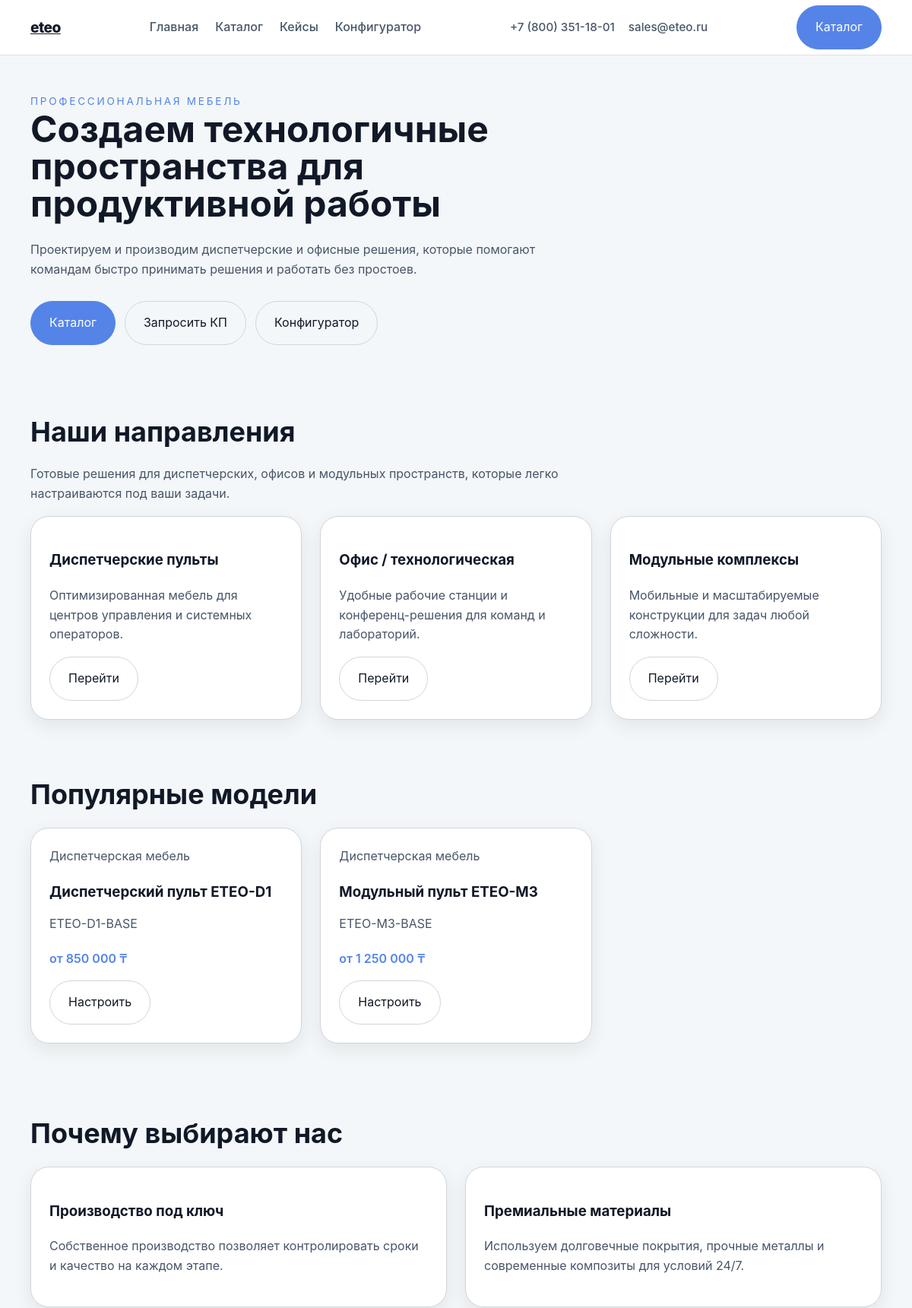
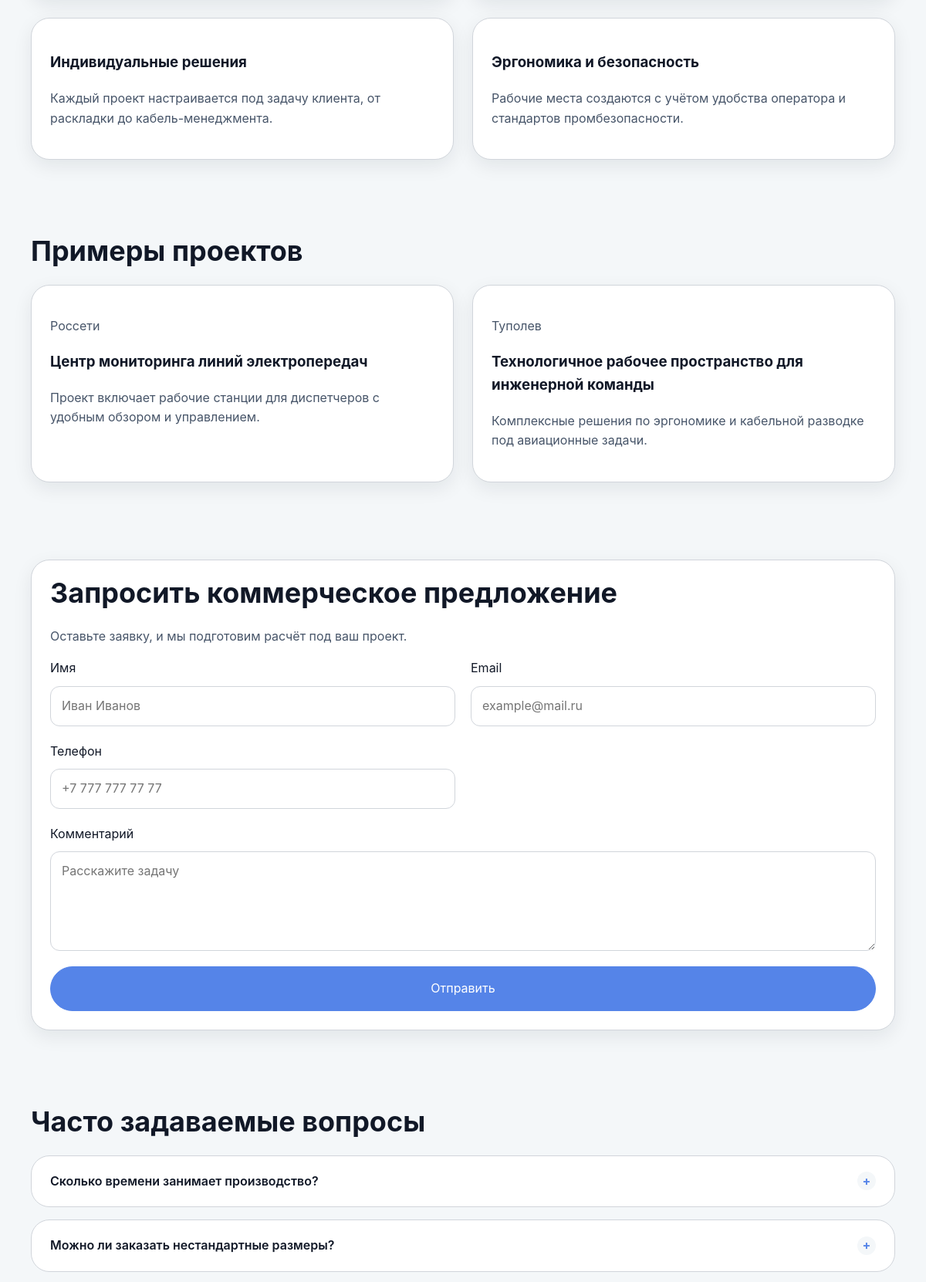
The page / (upper part) on the database its author committed (2 pictures, top to bottom).
### tables this page shows
CREATE TABLE IF NOT EXISTS products (
    id              INT UNSIGNED      NOT NULL AUTO_INCREMENT,
    category_id     INT UNSIGNED      NOT NULL,
    name_ru         VARCHAR(300)      NOT NULL COMMENT 'Наименование (RU)',
    name_kk         VARCHAR(300)      NOT NULL COMMENT 'Наименование (KK)',
    description_ru  TEXT                       COMMENT 'Полное описание (RU)',
    description_kk  TEXT                       COMMENT 'Полное описание (KK)',
    base_price      DECIMAL(12, 2)    NOT NULL DEFAULT 0.00
                    COMMENT 'Базовая цена базовой конфигурации, тенге',
    image_preview   VARCHAR(500)               COMMENT 'Путь к превью-изображению',
    active          TINYINT(1)        NOT NULL DEFAULT 1
                    COMMENT '1 — опубликован, 0 — скрыт',
    sku             VARCHAR(100)      NOT NULL COMMENT 'Артикул (Stock Keeping Unit)',
    created_at      DATETIME          NOT NULL DEFAULT CURRENT_TIMESTAMP,

    PRIMARY KEY (id),
    UNIQUE KEY uq_products_sku (sku),
    INDEX idx_products_category (category_id),
    INDEX idx_products_active  (active),
    CONSTRAINT fk_products_category
        FOREIGN KEY (category_id)
        REFERENCES categories (id)
        ON UPDATE CASCADE
        ON DELETE RESTRICT    
);

CREATE TABLE IF NOT EXISTS categories (
    id       INT UNSIGNED  NOT NULL AUTO_INCREMENT,
    name_ru  VARCHAR(200)  NOT NULL COMMENT 'Название на русском',
    name_kk  VARCHAR(200)  NOT NULL COMMENT 'Название на казахском',
    slug     VARCHAR(220)  NOT NULL COMMENT 'URL-совместимый идентификатор (латиница)',

    PRIMARY KEY (id),
    UNIQUE KEY uq_categories_slug (slug),
    INDEX idx_categories_name_ru (name_ru)
);

### includes/view.php (called while the page is built, shortened)
<?php
require_once __DIR__ . '/../views/helpers.php';
function render(string $view, array $data = [], array $layout = []): void
{
    $viewFile = __DIR__ . '/../views/' . ltrim($view, '/\\') . '.php';
    extract($data, EXTR_SKIP);
    require $viewFile;
    require __DIR__ . '/../views/layouts/main.php';
}

### config/Database.php (called while the page is built, shortened)
<?php
final class Database
{
    private static ?PDO $instance = null;
    public static function getInstance(): PDO
    {
        if (self::$instance === null) {
            $config = require __DIR__ . '/config.php';
            $db     = $config['database'];
            $dsn = sprintf(
                'mysql:host=%s;port=%d;dbname=%s;charset=utf8mb4',
                $db['host'],
                $db['port'],
                $db['name']
            );
            $options = [
                PDO::ATTR_ERRMODE            => PDO::ERRMODE_EXCEPTION,
                PDO::ATTR_DEFAULT_FETCH_MODE => PDO::FETCH_ASSOC,
                PDO::ATTR_EMULATE_PREPARES   => false,
                (defined('Pdo\Mysql::ATTR_INIT_COMMAND')
                    ? \Pdo\Mysql::ATTR_INIT_COMMAND
                    : PDO::MYSQL_ATTR_INIT_COMMAND) => "SET NAMES utf8mb4 COLLATE utf8mb4_unicode_ci",
            ];
            try {
                self::$instance = new PDO($dsn, $db['user'], $db['password'], $options);
            } catch (PDOException $e) {
                throw new RuntimeException(
                    'Ошибка подключения к базе данных. Обратитесь к администратору.',
                    500,
                    $e
                );
            }
        }
        return self::$instance;
    }
}

### controllers/ProductController.php (called while the page is built, shortened)
<?php
class ProductController
{
    private PDO $db;
    public function __construct()
    {
        $this->db = Database::getInstance();
    }
    public function getProductsByCategory(int $categoryId = 0, string $locale = 'ru'): array
    {
        $locale = in_array($locale, ['ru', 'kk'], true) ? $locale : 'ru';
        $nameCol = "p.name_{$locale}";
        $descCol = "p.description_{$locale}";
        $sql = "
            SELECT
                p.id,
                {$nameCol}        AS name,
                {$descCol}        AS description,
                p.base_price,
                p.image_preview,
                p.sku,
                c.name_{$locale}  AS category_name
            FROM products p
            INNER JOIN categories c ON c.id = p.category_id
            WHERE p.active = 1
        ";
        $params = [];
        $sql .= ' ORDER BY p.id ASC';
        $stmt = $this->db->prepare($sql);
        $stmt->execute($params);
        $products = $stmt->fetchAll();
        $productIds    = array_column($products, 'id');
        $placeholders  = implode(',', array_fill(0, count($productIds), '?'));
        $optSql = "
            SELECT
                po.id,
                po.product_id,
                po.option_name_{$locale}  AS option_name,
                po.option_type,
                po.option_value_{$locale} AS option_value,
                po.option_group,
                po.price_modifier,
                po.sort_order
            FROM product_options po
            WHERE po.product_id IN ({$placeholders})
            ORDER BY po.product_id ASC, po.sort_order ASC
        ";
        $optStmt = $this->db->prepare($optSql);
        $optStmt->execute($productIds);
        $allOptions = $optStmt->fetchAll();
        $optionsByProduct = [];
        foreach ($allOptions as $option) {
            $pid = (int)$option['product_id'];
            $optionsByProduct[$pid][] = $option;
        }
        foreach ($products as &$product) {
            $pid             = (int)$product['id'];
            $product['options'] = $optionsByProduct[$pid] ?? [];
        }
        return $products;
    }
}

### views/helpers.php (called while the page is built, shortened)
<?php
function e(mixed $value): string
{
    return htmlspecialchars((string)$value, ENT_QUOTES | ENT_HTML5, 'UTF-8');
}
function format_price(float $value): string
{
    return number_format($value, 0, '.', ' ') . ' ₸';
}

### views/home.php (the view, shortened to what this page needs)
<main class="page-home">
    <?php include __DIR__ . '/partials/sections/hero.php'; ?>
    <?php include __DIR__ . '/partials/sections/directions.php'; ?>
    <section class="section section--sm">
        <div class="container">
            <h2 class="section__title">Популярные модели</h2>
            <?php if (empty($products)): ?>
                <p class="section__text">Пока нет доступных товаров.</p>
            <?php else: ?>
                <div class="home-grid">
                    <?php foreach ($products as $item): ?>
                        <article class="card home-card">
                            <div>
                                <p class="text-muted"><?= e($item['category_name']) ?></p>
                                <h3><?= e($item['name']) ?></h3>
                                <p class="text-muted"><?= e($item['sku']) ?></p>
                            </div>
                            <div>
                                <p class="text-muted" style="margin-bottom: 16px; font-weight: 600; color: var(--color-accent);">
                                    от <?= format_price((float)$item['base_price']) ?>
                                </p>
                                <a class="btn btn--outline" href="/product/<?= (int)$item['id'] ?>">Настроить</a>
                            </div>
                        </article>
                    <?php endforeach; ?>
                </div>
            <?php endif; ?>
        </div>
    </section>
    <?php include __DIR__ . '/partials/sections/advantages.php'; ?>
    <?php include __DIR__ . '/partials/sections/cases-static.php'; ?>
    <?php include __DIR__ . '/partials/sections/lead.php'; ?>
    <?php include __DIR__ . '/partials/sections/faq.php'; ?>
</main>

### public/css/site.css (style rules this page uses)
:root { color-scheme: light; font-family: Inter, system-ui, -apple-system, BlinkMacSystemFont, "Segoe UI", sans-serif; font-size: 16px; line-height: 1.6; --color-bg: #F4F7F9; --color-surface: #ffffff; --color-accent: #5584E8; --color-accent-strong: #1F4ED8; --color-text: #111827; --color-text-secondary: #475569; --color-text-muted: #6B7280; --color-border: #D1D5DB; --color-success: #16A34A; --color-error: #DC2626; --radius-sm: 12px; --radius-lg: 24px; --shadow-sm: 0 8px 24px rgba(15, 23, 42, 0.08); --shadow-md: 0 20px 40px rgba(15, 23, 42, 0.08); --transition-normal: 180ms ease; }
* { box-sizing: border-box; }
html { scroll-behavior: smooth; }
body { margin: 0; min-height: 100vh; background: var(--color-bg); color: var(--color-text); font-family: var(--font-family); }
button, input, textarea, a { font: inherit; }
.container { width: min(1120px, calc(100% - 32px)); margin: 0 auto; }
.section { padding: 60px 0; }
.section--sm { padding: 40px 0; }
.section__title, .page-title { margin: 0 0 24px; font-size: clamp(2rem, 3vw, 2.75rem); line-height: 1.05; }
.section__text, .text-muted { color: var(--color-text-secondary); max-width: 720px; }
.btn { display: inline-flex; align-items: center; justify-content: center; gap: 0.5rem; padding: 0.95rem 1.5rem; border-radius: 999px; border: 1px solid transparent; text-decoration: none; color: var(--color-text); background: var(--color-surface); transition: transform var(--transition-normal), background var(--transition-normal), border-color var(--transition-normal), color var(--transition-normal); cursor: pointer; }
.btn--outline { background: transparent; border-color: var(--color-border); }
.card { background: var(--color-surface); border: 1px solid var(--color-border); border-radius: var(--radius-lg); padding: 24px; box-shadow: var(--shadow-sm); }
.home-grid { display: grid; gap: 24px; grid-template-columns: repeat(3, minmax(0, 1fr)); }
.home-card { display: flex; flex-direction: column; justify-content: space-between; min-height: 220px; }
.home-card h3 { margin: 0 0 14px; }
.home-card p { margin: 0 0 20px; color: var(--color-text-secondary); }

### rows shown on the page
products: category.name_ru "Диспетчерская мебель", name_ru "Диспетчерский пульт ETEO-D1", sku "ETEO-D1-BASE", base_price "850 000 ₸"
products: category.name_ru "Диспетчерская мебель", name_ru "Модульный пульт ETEO-M3", sku "ETEO-M3-BASE", base_price "1 250 000 ₸"

### other values the page prints
$item['question'] "Сколько времени занимает производство?"
$item['question'] "Можно ли заказать нестандартные размеры?"
